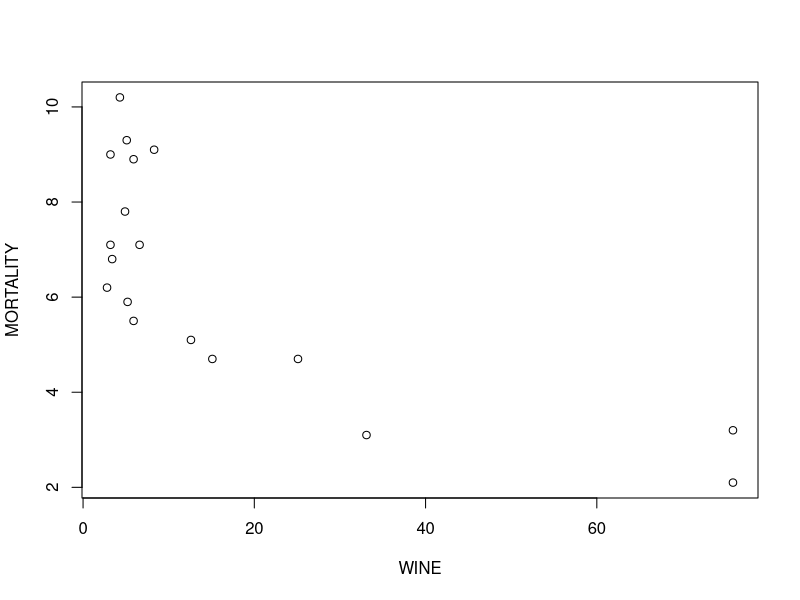
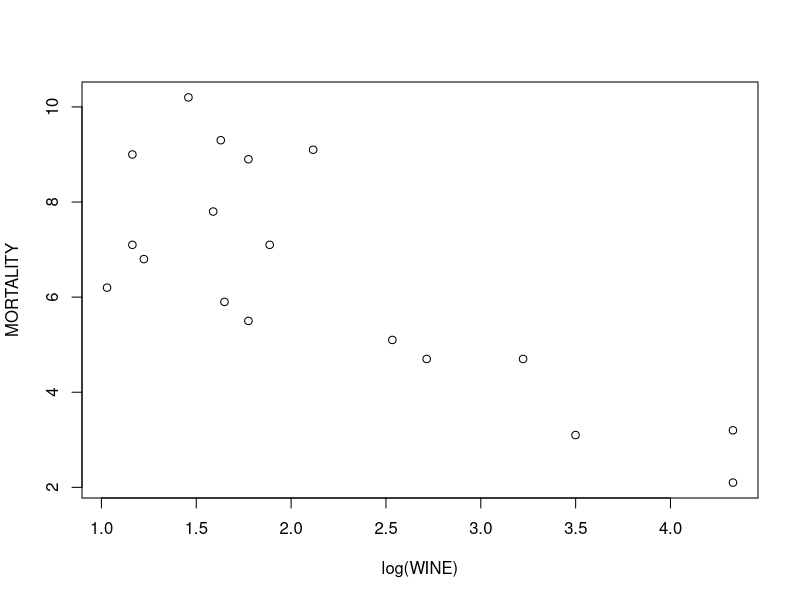
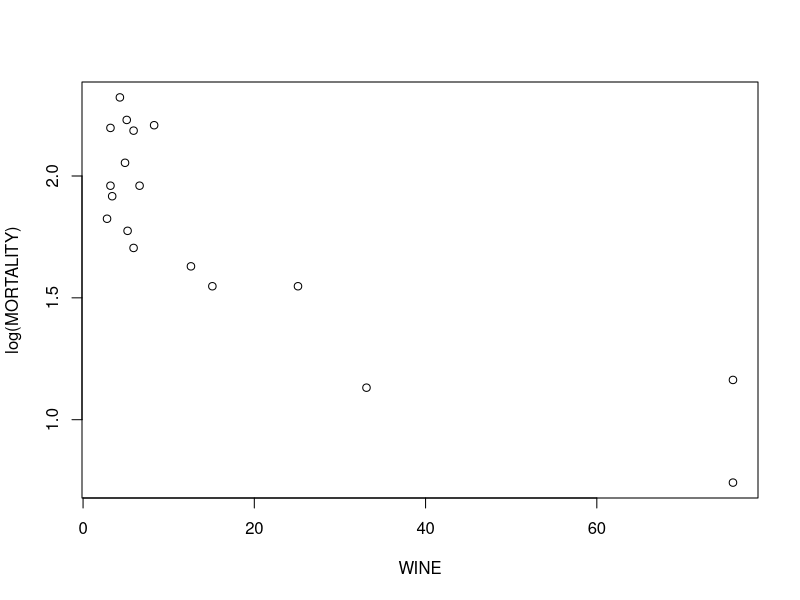
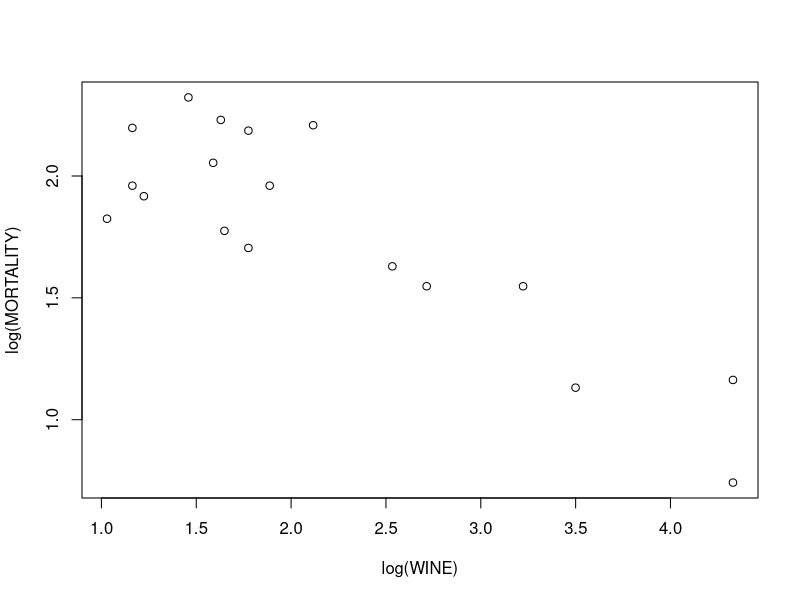

Generate these figures, in order, with R:
## ---- chunk 1

wine <- read.csv('Wine.csv')
attach(wine)
cor(WINE, MORTALITY)

## ---- chunk 2
plot(WINE, MORTALITY)
## ---- chunk 3

plot(log(WINE), MORTALITY)
plot(WINE, log(MORTALITY))
plot(log(WINE), log(MORTALITY))

